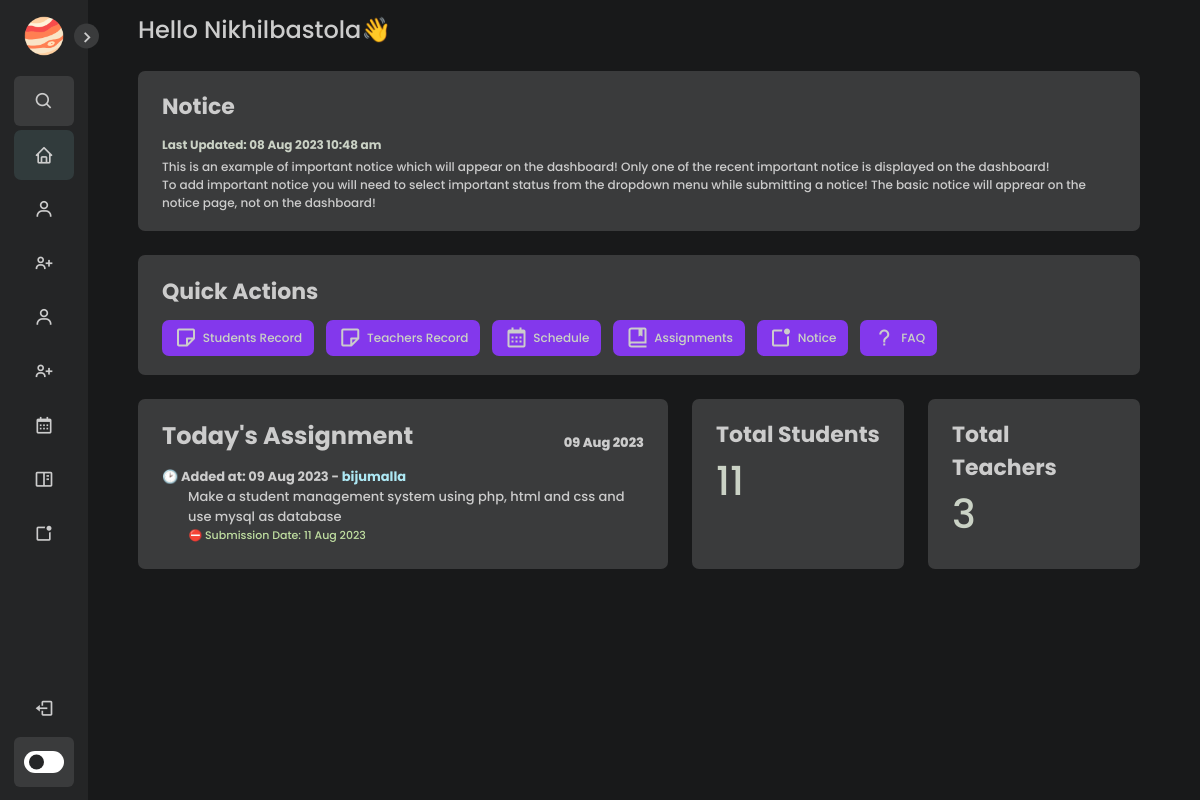
Page /dashboard.php (signed in) on the committed database.
### tables this page shows
CREATE TABLE `notice` (
  `notice-id` int(11) NOT NULL,
  `status` varchar(100) NOT NULL,
  `notice-date` datetime NOT NULL,
  `notice-data` text NOT NULL
);

CREATE TABLE `assignment` (
  `id` int(11) NOT NULL,
  `addedby` varchar(100) NOT NULL,
  `submissiondate` datetime NOT NULL,
  `curtime` datetime NOT NULL,
  `assignment` text NOT NULL
);

### dashboard.php (the view, shortened to what this page needs)
<?php
if (isset($_SESSION['login_user']) && isset($_SESSION['role'])) {
    if ((time() - $_SESSION['last_login_timestamp']) > 12000) {
        header("location:index.php");
    } else {
?>
<!DOCTYPE html>
<html lang="en">
<head>
    <link rel="stylesheet" href="./assets/css/dashboard.css">
    <link href='https://unpkg.com/boxicons@2.1.1/css/boxicons.min.css' rel='stylesheet'>
    <link rel="stylesheet" href="./assets/css/scrollbar.css">
</head>
<body>
    <nav class="sidebar close">
        <header>
            <div class="image-text">
                <span class="image">
                    <img src="./assets/images/planet.png" alt="">
                </span>
            </div>
            <i class='bx bx-chevron-right toggle'></i>
        </header>
        <div class="menu-bar">
            <div class="menu">
                <li class="search-box">
                    <i class='bx bx-search icon'></i>
                </li>
                <ul class="menu-links">
                    <li class="nav-link selected">
                        <a href="./dashboard.php">
                            <i class='bx bx-home icon'></i>
                        </a>
                    </li>
                    <li class="nav-link">
                        <a href="./student.php">
                            <i class='bx bx-user icon' ></i>
                        </a>
                    </li>
                    <li class="nav-link">
                        <a href="./add_student.php">
                            <i class='bx bx-user-plus icon' ></i>
                        </a>
                    </li>
                    <li class="nav-link">
                        <a href="./teacher.php">
                            <i class='bx bx-user icon'></i>
                        </a>
                    </li>
                    <li class="nav-link">
                        <a href="./add_teacher.php">
                            <i class='bx bx-user-plus icon' ></i>
                        </a>
                    </li>
                    <li class="nav-link">
                        <a href="./schedule.php">
                            <i class='bx bx-calendar icon' ></i>
                        </a>
                    </li>
                    <li class="nav-link">
                        <a href="./assignment.php">
                            <i class='bx bx-book-content icon' ></i>
                        </a>
                    </li>
                    <li class="nav-link">
                        <a href="./add_notice.php">
                            <i class='bx bx-notification icon'></i>
                        </a>
                    </li>
                </ul>
            </div>
            <div class="bottom-content">
                <li class="">
                    <a href="./components/logout.php?Logout"">
                        <i class='bx bx-log-out icon' ></i>
                    </a>
                </li>
                <li class="mode">
                    <div class="toggle-switch">
                        <span class="switch"></span>
                    </div>
                </li>
            </div>
        </div>
    </nav>
    <?php
            $conn = new mysqli('localhost', 'root', '', 'sms');
            $sql = "SELECT * FROM notice";
            $result = $conn->query($sql);
            $notices = array();
            if ($result->num_rows > 0) {
                while ($row = $result->fetch_assoc()) {
                    $notices[] = $row;
                }
            }
            rsort($notices);
            foreach($notices as $notice) {
                if($notice['status'] === 'important') {
                    break;
                } else {
                    $importantNotice = "There is no Important Notices for today!";
                }
            }
        ?>
    <section class="home">
        <div class="text">Hello <?php echo ucwords($_SESSION['login_user']) ?>👋</div>
        <div class="text">
            <div class="home-top">
                <div class="home-notice">
                    <div class="home-notice-left">
                        <h4>Notice</h4>
                        <span class="date" style="font-weight: 700;">Last Updated: <?php echo date("d M Y h:s a", strtotime($notice['notice-date'])) ?></span>
                        <p> <?php echo $notice['notice-data'] ?> </p>
                    </div>
                </div>
            </div>
        </div>
        <div class="text">
            <div class="home-top">
                <div class="home-notice">
                    <div class="home-notice-left">
                        <h4>Quick Actions</h4>
                        <div class="home-notice-left-quick-actions">
                            <div id="quick-actions">
                                <i class='bx bx-note'></i>
                                <a href="./student.php"><span>Students Record</span></a>
                            </div>
                            <div id="quick-actions">
                                <i class='bx bx-note'></i>
                                <a href="./teacher.php"><span>Teachers Record</span></a>
                            </div>
                            <div id="quick-actions">
                                <i class='bx bx-calendar' ></i>
                                <a href="./schedule.php"><span>Schedule</span></a>
                            </div>
                            <div id="quick-actions">
                                <i class='bx bx-book-bookmark' ></i>
                                <a href="./assignment.php"><span>Assignments</span></a>
                            </div>
                            <div id="quick-actions">
                                <i class='bx bx-notification icon'></i>
                                <a href="./add_notice.php"><span>Notice</span></a>
                            </div>
                            <div id="quick-actions">
                                <i class='bx bx-question-mark icon'></i>
                                <a href="./faq_inner.php"><span>FAQ</span></a>
                            </div>
                        </div>
                    </div>
                </div>
            </div>
        </div>
        <?php
        $conn = new mysqli('localhost', 'root', '', 'sms');
        $sql = "SELECT * FROM students";
        $result = $conn->query($sql);
        $students = 0;
        if ($result->num_rows > 0) {
            while ($row = $result->fetch_assoc()) {
                $students = $students + 1;
            }
        }
    ?>
    <?php
        $conn = new mysqli('localhost', 'root', '', 'sms');
        $sql = "SELECT * FROM teachers";
        $result = $conn->query($sql);
        $teachers = 0;
        if ($result->num_rows > 0) {
            while ($row = $result->fetch_assoc()) {
                $teachers = $teachers + 1;
            }
        }
    ?>
    <?php
        $conn = new mysqli('localhost', 'root', '', 'sms');
        $sql = "SELECT * FROM assignment";
        $result = $conn->query($sql);
        $assignments = array();
        if ($result->num_rows > 0) {
            while ($row = $result->fetch_assoc()) {
                $assignments[] = $row;
            }
        }
        rsort($assignments);
    ?>
        <div class="text">
            <div class="parent">
                    <div class="home-top">
                        <div class="home-notice">
                            <div class="home-notice-left">
                                <div class="home-notice-left-inner" style="display: flex; justify-content:space-between; align-items:center; flex-wrap: wrap; ">
                                    <h4 style="margin-bottom: .6em;">Today's Assignment</h4>
                                    <span class="assignment-date" style="font-weight: 800; font-size: 13px;"><?php echo date('d M Y'); ?></span>
                                </div>
                                <?php if (!empty($assignments)) : ?>
                                <div class="inner-fetched-assignment">
                                    <?php
                                        foreach ($assignments as $assignment) :
                                    ?>
                                        <h4 style="font-size: 13px !important;">🕑 Added at:  <?php echo date("d M Y", strtotime($assignment['curtime'])); ?>  -  <span style="color: #ade8f4"><?php echo $assignment['addedby']; ?></span></h4>
                                        <h4 style="margin-left: 2em;  font-weight: 500;">  <?php echo $assignment['assignment']; ?></h4>
                                        <h4 style="margin-left: 2.4em; font-size: 11px !important; font-weight: 500; margin-bottom: .5em; color:#C0DFA1;"> ⛔   Submission Date:  <?php echo date("d M Y", strtotime($assignment['submissiondate'])); ?></h4>
                                    <?php
                                        endforeach;
                                    ?>
                                </div>
                                <?php else : ?>
                                    <p>No Assignement found</p>
                                <?php endif; ?>
                            </div>
                        </div>
                    </div>
                    <div class="home-notice-left">
                        <h4>Total Students</h4>
                        <span class="count-entity"> <?php echo $students ?></span>
                    </div>
                    <div class="home-notice-left">
                        <h4>Total Teachers</h4>
                        <span class="count-entity"> <?php echo $teachers ?></span>
                    </div>
            </div>
        </div>
    </section>
</body>
</html>
<?php
}
} else {
    header("location:index.php");
}
?>

### rows in the picture
notice: date "08 Aug 2023 10:48 am", value "This is an example of important notice which will appear on the dashboard! Only one of the recent important notice is displayed on the dashboard! To add important notice you will need to select important status from the dropdown menu while submitting a notice! The basic notice will apprear on the notice page, not on the dashboard!"
assignment: curtime "09 Aug 2023", addedby "bijumalla", assignment "Make a student management system using php, html and css and use mysql as database", submissiondate "11 Aug 2023"

### other values in the picture
$_SESSION['login_user'] "Nikhilbastola"
$students "11"
$teachers "3"
